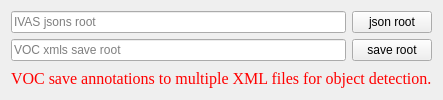
     <widget class="QWidget" name="tab_VOC_DETECTION">
      <attribute name="title">
       <string>VOC for object detection</string>
      </attribute>
      <layout class="QVBoxLayout" name="verticalLayout_21">
       <item>
        <widget class="QWidget" name="widget_19" native="true">
         <layout class="QGridLayout" name="gridLayout_8">
          <property name="leftMargin">
           <number>0</number>
          </property>
          <property name="topMargin">
           <number>0</number>
          </property>
          <property name="rightMargin">
           <number>0</number>
          </property>
          <property name="bottomMargin">
           <number>0</number>
          </property>
          <item row="0" column="0">
           <widget class="QLineEdit" name="lineEdit_ivas2vocod_ivas_json_root">
            <property name="readOnly">
             <bool>true</bool>
            </property>
            <property name="placeholderText">
             <string>IVAS jsons root</string>
            </property>
           </widget>
          </item>
          <item row="0" column="1">
           <widget class="QPushButton" name="pushButton_ivas2vocod_ivas_json_root">
            <property name="text">
             <string>json root</string>
            </property>
           </widget>
          </item>
          <item row="1" column="0">
           <widget class="QLineEdit" name="lineEdit_ivas2vocod_voc_xml_root">
            <property name="readOnly">
             <bool>true</bool>
            </property>
            <property name="placeholderText">
             <string>VOC xmls save root</string>
            </property>
           </widget>
          </item>
          <item row="1" column="1">
           <widget class="QPushButton" name="pushButton_ivas2vocod_voc_xml_root">
            <property name="text">
             <string>save root</string>
            </property>
           </widget>
          </item>
         </layout>
        </widget>
       </item>
       <item>
        <widget class="QLabel" name="label_6">
         <property name="maximumSize">
          <size>
           <width>16777215</width>
           <height>16777215</height>
          </size>
         </property>
         <property name="font">
          <font>
           <family>Times New Roman</family>
           <pointsize>12</pointsize>
           <weight>50</weight>
           <italic>false</italic>
           <bold>false</bold>
          </font>
         </property>
         <property name="styleSheet">
          <string notr="true">color: rgb(255, 0, 0);</string>
         </property>
         <property name="text">
          <string>VOC save annotations to multiple XML files for object detection.</string>
         </property>
        </widget>
       </item>
      </layout>
     </widget>
